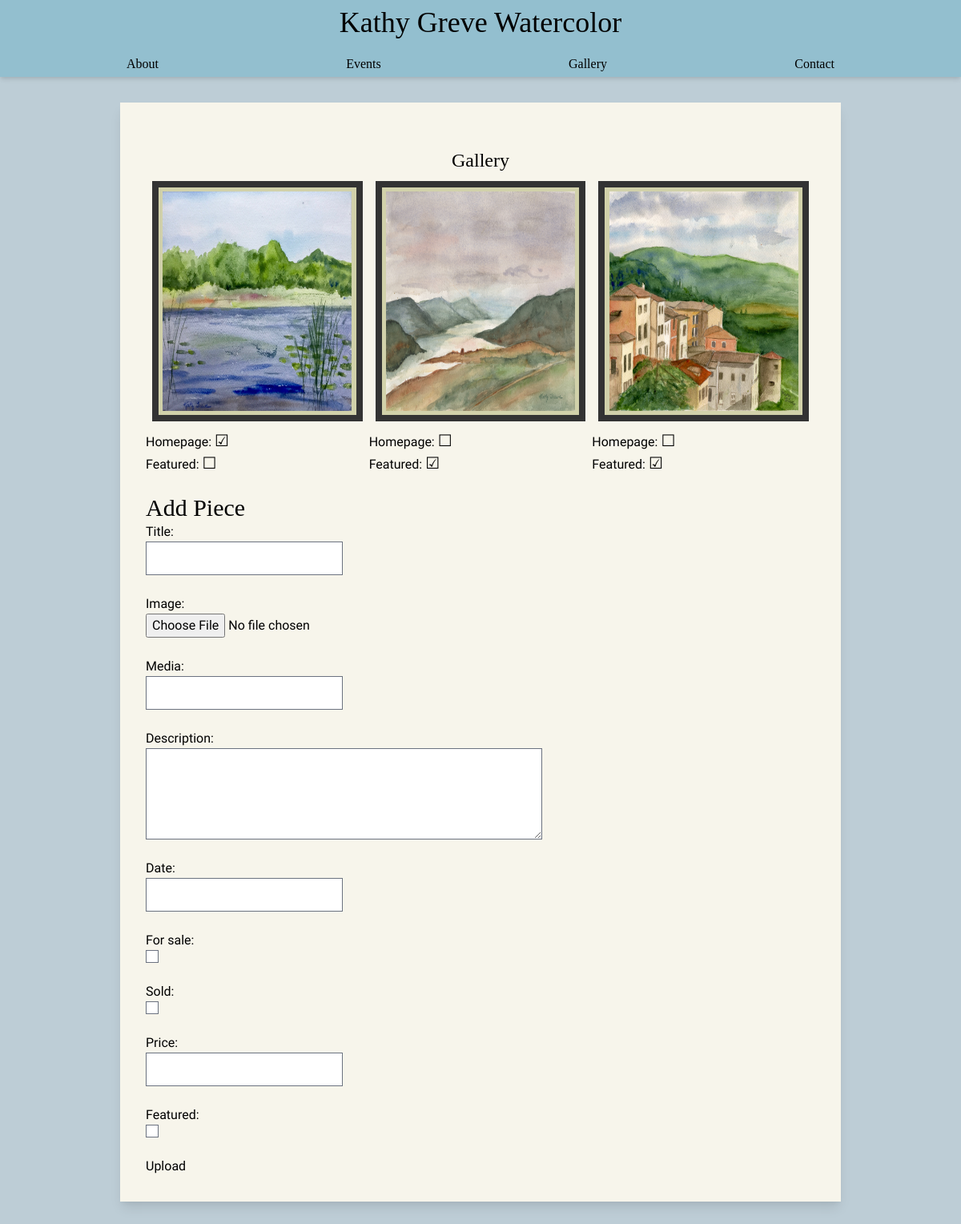
The app's page /gallery (signed in), older data.
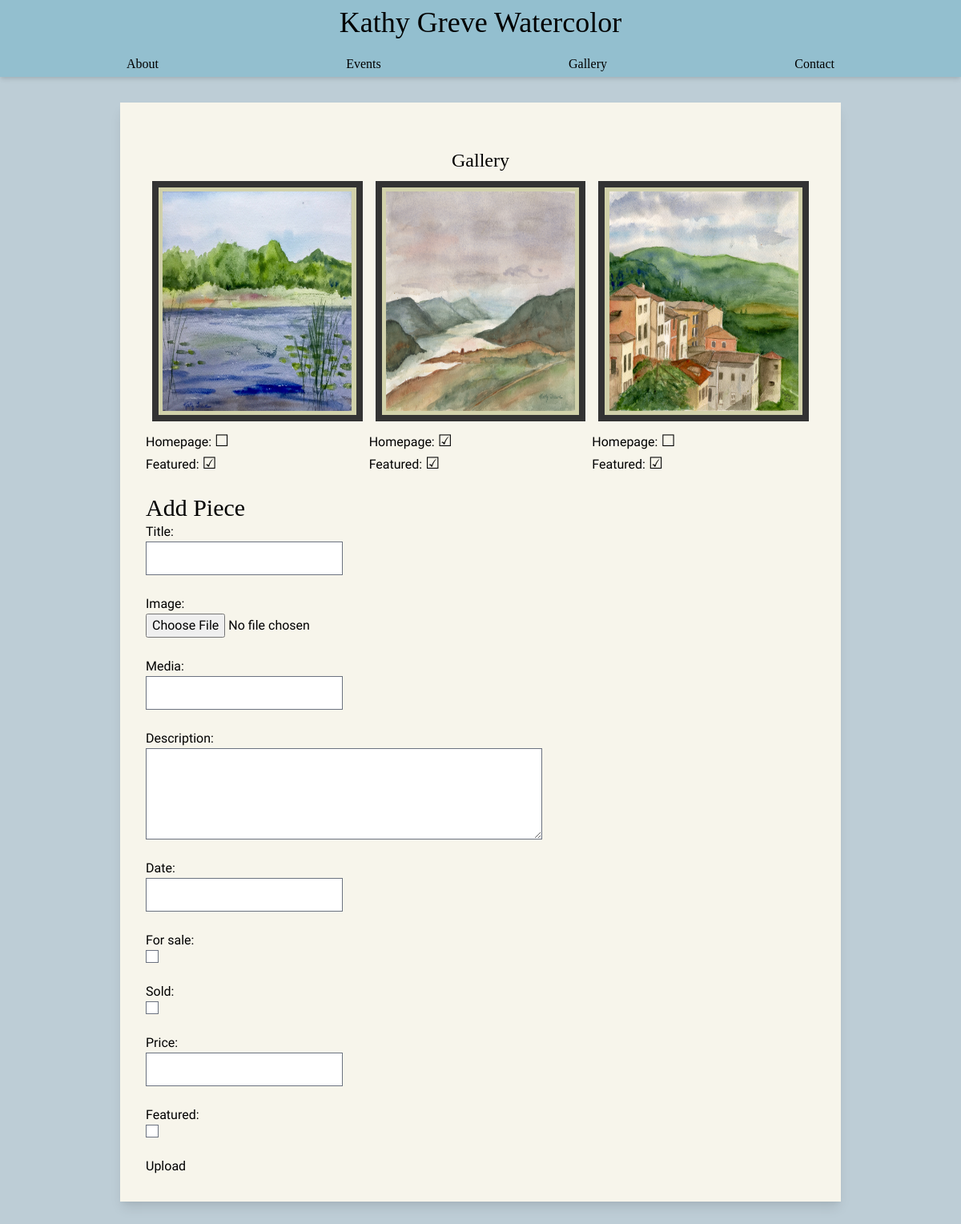
The same page, newer data.
### art/models.py (models this page shows, shortened)
class Image(models.Model):
    title = models.CharField(max_length=200)
    image = models.ImageField(upload_to='images', default=None, blank=True)
    media = models.CharField(max_length=200, blank=True)
    description = models.TextField(blank=True)
    date = models.DateField(blank=True)
    for_sale = models.BooleanField(blank=True)
    sold = models.BooleanField(blank=True)
    price = models.IntegerField(blank=True, null=True)
    home_page = models.BooleanField(default=False)
    featured = models.BooleanField(blank=True)
    created_at = models.DateTimeField(auto_now_add=True)
    updated_at = models.DateTimeField(auto_now=True)

### art/views.py (the view, shortened to what this page needs)
# urls.py: path("gallery", views.GalleryView.as_view()),
class GalleryView(TemplateView):
    template_name = "art/gallery.html"
    def get(self, request, *args, **kwargs):
        latest_image_list = Image.objects.order_by("created_at")[:5]
        context = {
            "latest_image_list": latest_image_list,
            "image_form": ImageForm(),
            "manage": False,
        }
        print(context["image_form"])
        if request.user.is_authenticated:
            context["manage"] = True
        return render(request, self.template_name, context)

### art/forms.py
class ImageForm(forms.ModelForm):
    class Meta:
        forms.CharField(widget=forms.TextInput(attrs={'placeholder': 'Name', 'style': 'width: 300px;'}))
        model = Image
        fields = ('title', 'image', 'media', 'description', 'date',
                  'for_sale', 'sold', 'price', 'featured')
        widgets = {
            'title': forms.TextInput(attrs={'class': 'flex flex-row space-x-4 mb-6'}),
            'image': forms.ClearableFileInput(attrs={'class': 'flex flex-row space-x-4 mb-6'}),
            'media': forms.TextInput(attrs={'class': 'flex flex-row space-x-4 mb-6'}),
            'description': forms.Textarea(attrs={'rows': '4', 'cols':'50', 'class': 'flex flex-row space-x-4 mb-6'}),
            'date': forms.DateInput(attrs={'class': 'flex flex-row space-x-4 mb-6'}),
            'for_sale': forms.CheckboxInput(attrs={'class': 'flex flex-row space-x-4 mb-6'}),
            'sold': forms.CheckboxInput(attrs={'class': 'flex flex-row space-x-4 mb-6'}),
            'price': forms.NumberInput(attrs={'class': 'flex flex-row space-x-4 mb-6'}),
            'featured': forms.CheckboxInput(attrs={'class': 'flex flex-row space-x-4 mb-6'}),
        }

### art/Templates/art/gallery.html (shortened to what this page needs)
<!DOCTYPE html>
<html lang="en">
  <head>
    {% extends "../base.html" %} {% load static tailwind_tags %}
    {% block content %}
    <div class="pt-6">
      <h2 class="text-2xl text-center">Gallery</h2>
      {% if latest_image_list %}
      <div class="grid lg:grid-cols-3 grid-cols-2 mb-6 mx-auto">
        {% for image in latest_image_list %}
        <div>
          <a
            href="gallery/{{ image.id }}"
            class="col-span-1 h-80 flex flex-col justify-center items-start p-2"
          >
            <img
              src="{{ image.image.url }}"
              alt="connect"
              class="col-span-1 h-full mat relative"
              style="max-height: 300px"
            />
          </a>
          {% if manage == True %}
          <form method="post" name="set_homepage" action="/{{ image.id}}/">
            <p>
              Homepage:
              {% if image.home_page == True %}
              <button class="text-xl" type="button">
                &#9745
              </button>
              {% else %}
              <button class="text-xl" type="submit">
                &#9744
              </button>
              {%endif %}
            </p>
          </form>
          <form
            method="post"
            name="feature_image"
            action="/gallery/{{ image.id}}/"
          >
            <p>
              Featured:
              {% if image.featured == True %}
              <button class="text-xl" type="submit">
                &#9745
              </button>
              {% else %}
              <button class="text-xl" type="submit">
                &#9744
              </button>
              {%endif %}
            </p>
          </form>
          {% endif %}
        </div>
        {% endfor %}
      </div>
      {% else %}
      <p>No images are available.</p>
      {% endif %} {% if manage %}
      <h3 class="mx-auto text-3xl">Add Piece</h3>
      <form method="post" enctype="multipart/form-data">
        {% csrf_token %} {{ image_form.as_table }}
        <button type="submit">Upload</button>
      </form>
       {% endif %}
    </div>
    {% endblock %}

Row changes from the older to the newer data that the page shows:
changed Image (number 1 of 3 on the later page): home_page "☑" → "☐"; featured "☐" → "☑"
changed Image (number 2 of 3 on the later page): home_page "☐" → "☑"
